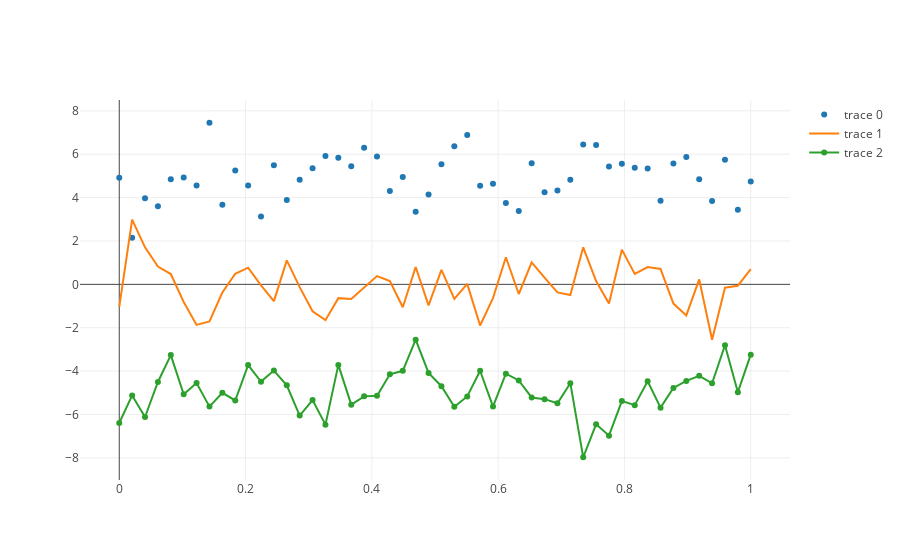

This figure's notebook cell:
### Markdown cell above
#### Generate the plot
Plotly is smart enough to create a legend automatically, though it has assigned some default names for the traces.

### Code cell
offline.iplot(data)
